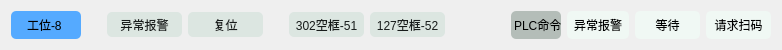
  <widget class="QWidget" name="layoutWidget_8">
   <property name="geometry">
    <rect>
     <x>20</x>
     <y>520</y>
     <width>781</width>
     <height>30</height>
    </rect>
   </property>
   <layout class="QGridLayout" name="gridLayout_8">
    <item row="0" column="10">
     <widget class="QPushButton" name="pb_CmdA_8">
      <property name="minimumSize">
       <size>
        <width>75</width>
        <height>25</height>
       </size>
      </property>
      <property name="styleSheet">
       <string notr="true">background: rgb(220, 230, 225);
border-color: rgb(0, 0, 0);
border-radius: 5px;
color:rgb(24, 28, 27);</string>
      </property>
      <property name="text">
       <string>302空框-51</string>
      </property>
     </widget>
    </item>
    <item row="0" column="16">
     <widget class="QLabel" name="lb_RequestCode_8">
      <property name="minimumSize">
       <size>
        <width>65</width>
        <height>25</height>
       </size>
      </property>
      <property name="styleSheet">
       <string notr="true">border-radius: 5px;
background-color: rgb(240, 248, 244);</string>
      </property>
      <property name="text">
       <string>请求扫码</string>
      </property>
      <property name="alignment">
       <set>Qt::AlignCenter</set>
      </property>
     </widget>
    </item>
    <item row="0" column="13">
     <widget class="QLabel" name="label_11">
      <property name="minimumSize">
       <size>
        <width>50</width>
        <height>25</height>
       </size>
      </property>
      <property name="styleSheet">
       <string notr="true">border-radius: 5px;
background-color: rgb(180, 189, 184);</string>
      </property>
      <property name="text">
       <string> PLC命令</string>
      </property>
      <property name="alignment">
       <set>Qt::AlignCenter</set>
      </property>
     </widget>
    </item>
    <item row="0" column="3">
     <spacer name="horizontalSpacer_23">
      <property name="orientation">
       <enum>Qt::Horizontal</enum>
      </property>
      <property name="sizeType">
       <enum>QSizePolicy::Fixed</enum>
      </property>
      <property name="sizeHint" stdset="0">
       <size>
        <width>20</width>
        <height>20</height>
       </size>
      </property>
     </spacer>
    </item>
    <item row="0" column="6">
     <spacer name="horizontalSpacer_24">
      <property name="orientation">
       <enum>Qt::Horizontal</enum>
      </property>
      <property name="sizeType">
       <enum>QSizePolicy::Fixed</enum>
      </property>
      <property name="sizeHint" stdset="0">
       <size>
        <width>20</width>
        <height>20</height>
       </size>
      </property>
     </spacer>
    </item>
    <item row="0" column="4">
     <widget class="QPushButton" name="pb_Error_8">
      <property name="minimumSize">
       <size>
        <width>75</width>
        <height>25</height>
       </size>
      </property>
      <property name="styleSheet">
       <string notr="true">background: rgb(220, 230, 225);
border-color: rgb(0, 0, 0);
border-radius: 5px;
color:rgb(24, 28, 27);</string>
      </property>
      <property name="text">
       <string>异常报警</string>
      </property>
     </widget>
    </item>
    <item row="0" column="12">
     <spacer name="horizontalSpacer_25">
      <property name="orientation">
       <enum>Qt::Horizontal</enum>
      </property>
      <property name="sizeType">
       <enum>QSizePolicy::Fixed</enum>
      </property>
      <property name="sizeHint" stdset="0">
       <size>
        <width>60</width>
        <height>20</height>
       </size>
      </property>
     </spacer>
    </item>
    <item row="0" column="11">
     <widget class="QPushButton" name="pb_CmdB_8">
      <property name="minimumSize">
       <size>
        <width>75</width>
        <height>25</height>
       </size>
      </property>
      <property name="styleSheet">
       <string notr="true">background: rgb(220, 230, 225);
border-color: rgb(0, 0, 0);
border-radius: 5px;
color:rgb(24, 28, 27);</string>
      </property>
      <property name="text">
       <string>127空框-52</string>
      </property>
     </widget>
    </item>
    <item row="0" column="15">
     <widget class="QLabel" name="lb_Wait_8">
      <property name="minimumSize">
       <size>
        <width>65</width>
        <height>25</height>
       </size>
      </property>
      <property name="styleSheet">
       <string notr="true">border-radius: 5px;
background-color: rgb(240, 248, 244);</string>
      </property>
      <property name="text">
       <string>等待</string>
      </property>
      <property name="alignment">
       <set>Qt::AlignCenter</set>
      </property>
     </widget>
    </item>
    <item row="0" column="2">
     <widget class="QLabel" name="lb_WorkStation_8">
      <property name="minimumSize">
       <size>
        <width>70</width>
        <height>28</height>
       </size>
      </property>
      <property name="styleSheet">
       <string notr="true">border-radius: 5px;
background-color: rgb(85, 170, 255);</string>
      </property>
      <property name="text">
       <string>工位-8 </string>
      </property>
      <property name="alignment">
       <set>Qt::AlignCenter</set>
      </property>
     </widget>
    </item>
    <item row="0" column="14">
     <widget class="QLabel" name="lb_Error_8">
      <property name="minimumSize">
       <size>
        <width>62</width>
        <height>25</height>
       </size>
      </property>
      <property name="styleSheet">
       <string notr="true">border-radius: 5px;
background-color: rgb(240, 248, 244);</string>
      </property>
      <property name="text">
       <string>异常报警</string>
      </property>
      <property name="alignment">
       <set>Qt::AlignCenter</set>
      </property>
     </widget>
    </item>
    <item row="0" column="5">
     <widget class="QPushButton" name="pb_Reset_8">
      <property name="minimumSize">
       <size>
        <width>75</width>
        <height>25</height>
       </size>
      </property>
      <property name="styleSheet">
       <string notr="true">background: rgb(220, 230, 225);
border-color: rgb(0, 0, 0);
border-radius: 5px;
color:rgb(24, 28, 27);</string>
      </property>
      <property name="text">
       <string>复位</string>
      </property>
     </widget>
    </item>
   </layout>
  </widget>
